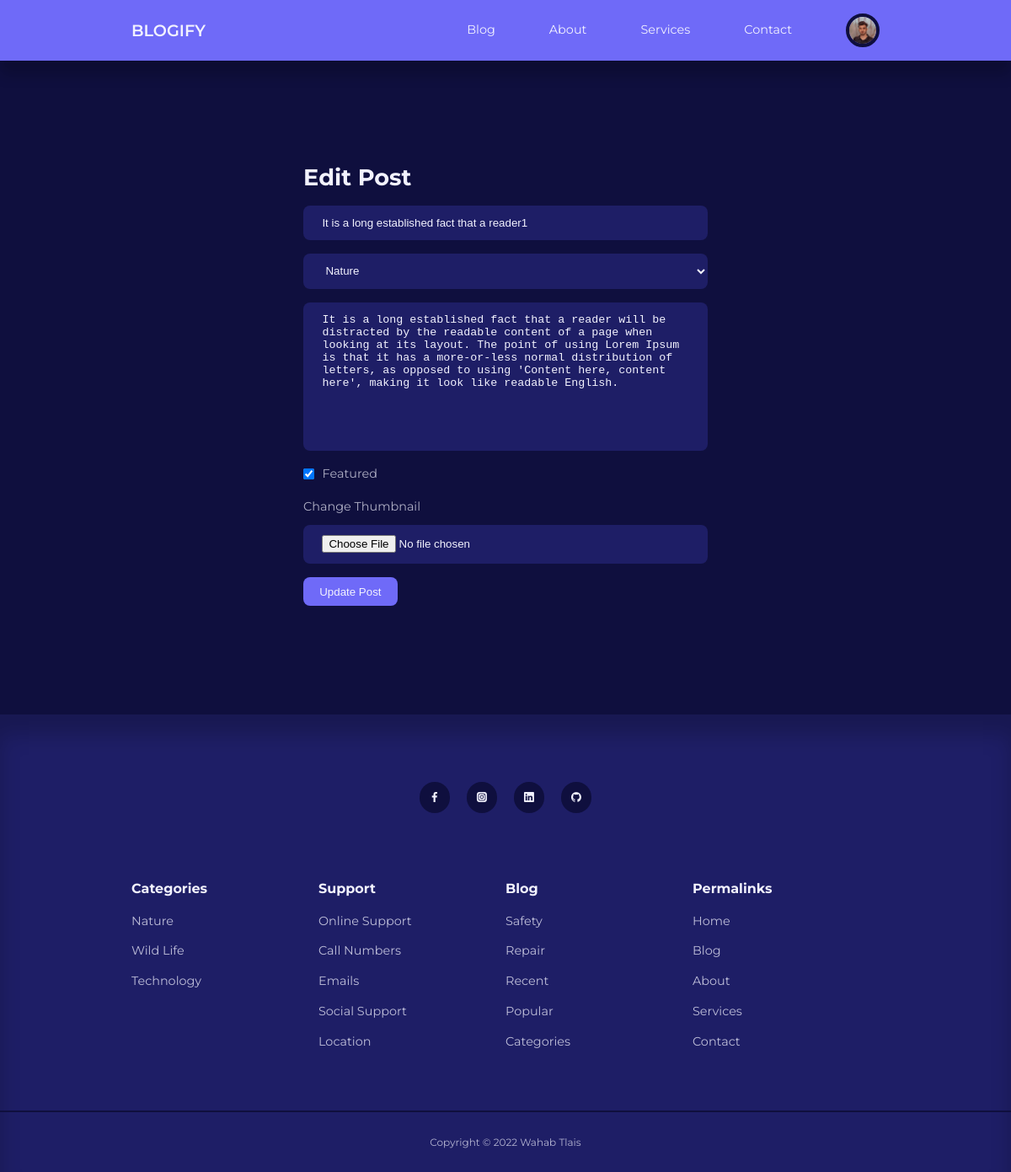
/admin/edit-post.php?id=31 (signed in), run on the app's committed database.
### tables this page shows
CREATE TABLE IF NOT EXISTS `users` (
  `id` int(11) UNSIGNED NOT NULL AUTO_INCREMENT,
  `firstname` varchar(50) NOT NULL,
  `lastname` varchar(50) NOT NULL,
  `username` varchar(50) NOT NULL,
  `email` varchar(100) NOT NULL,
  `password` varchar(255) NOT NULL,
  `avatar` varchar(255) NOT NULL,
  `is_admin` tinyint(1) NOT NULL,
  PRIMARY KEY (`id`)
);

CREATE TABLE IF NOT EXISTS `posts` (
  `id` int(11) UNSIGNED NOT NULL AUTO_INCREMENT,
  `title` varchar(255) NOT NULL,
  `body` text NOT NULL,
  `thumbnail` varchar(255) NOT NULL,
  `date_time` timestamp NOT NULL DEFAULT CURRENT_TIMESTAMP,
  `category_id` int(11) UNSIGNED DEFAULT NULL,
  `author_id` int(11) UNSIGNED NOT NULL,
  `is_featured` tinyint(1) NOT NULL,
  PRIMARY KEY (`id`),
  KEY `FK_blog_category` (`category_id`),
  KEY `FK_blog_author` (`author_id`)
);

CREATE TABLE IF NOT EXISTS `categories` (
  `id` int(11) NOT NULL AUTO_INCREMENT,
  `title` varchar(255) NOT NULL,
  `description` varchar(2000) NOT NULL,
  PRIMARY KEY (`id`)
);

### admin/partials/header.php (called while the page is built, shortened)
<?php
require '../partials/header.php';

### admin/edit-post.php (the view, shortened to what this page needs)
<?php
include 'partials/header.php';
$category_query = "SELECT * FROM categories";
$categories = mysqli_query($connection, $category_query);
if (isset($_GET['id'])) {
    $id = filter_var($_GET['id'], FILTER_SANITIZE_NUMBER_INT);
    $query = "SELECT * FROM posts WHERE id=$id";
    $result = mysqli_query($connection, $query);
    $post = mysqli_fetch_assoc($result);
} else {
    header('location: ' . ROOT_URL . 'admin/');
    die();
}
?>
<section class="form-section add-post-conatiner">
    <div class="container form-section-container">
        <h2>Edit Post</h2>
        <form action="<?= ROOT_URL ?>admin/edit-post-logic.php" enctype="multipart/form-data" method="POST">
            <input type="text" name="title" value="<?= $post['title'] ?>" placeholder="Title" />
            <select name="category">
                <?php while ($category = mysqli_fetch_assoc($categories)) : ?>
                <option value="<?= $category['id'] ?>"><?= $category['title'] ?></option>
                <?php endwhile ?>
            </select>
            <textarea rows="10" name="body" placeholder="Body"><?= $post['body'] ?></textarea>
            <div class="form-control inline">
                <input type="checkbox" name="is_featured" id="is-featured" value="1" checked>
                <label for="is-featured">Featured</label>
            </div>
            <div class="form-control">
                <label for="thumbnail">Change Thumbnail</label>
                <input type="file" name="thumbnail" id="thumbnail">
            </div>
            <button type="submit" name="submit" class="btn">Update Post</button>
        </form>
    </div>
</section>
<?php
include '../partials/footer.php';
?>

### partials/header.php (shortened to what this page needs)
<?php
require 'config/database.php';
if (isset($_SESSION['user-id'])) {
    $id = filter_var($_SESSION['user-id'], FILTER_SANITIZE_NUMBER_INT);
    $query = "SELECT avatar FROM users WHERE id=$id";
    $result = mysqli_query($connection, $query);
    $avatar = mysqli_fetch_assoc($result);
}
?>
<!DOCTYPE html>
<html lang="en">
<head>
    <link rel="stylesheet" href="<?= ROOT_URL ?>css/style.css" />
    <link rel="stylesheet" href="https://unicons.iconscout.com/release/v4.0.0/css/line.css" />
</head>
<body>
    <nav>
        <div class="container nav-container">
            <a href="<?= ROOT_URL ?>" class="nav-logo">BLOGIFY</a>
            <ul class="nav-items">
                <li><a href="<?= ROOT_URL ?>blog.php">Blog</a></li>
                <li><a href="<?= ROOT_URL ?>about.php">About</a></li>
                <li><a href="<?= ROOT_URL ?>services.php">Services</a></li>
                <li><a href="<?= ROOT_URL ?>contact.php">Contact</a></li>
                <?php if (isset($_SESSION['user-id'])) : ?>
                    <li class="nav-profile">
                        <div class="avatar">
                            <img src="<?= ROOT_URL . 'images/' . $avatar['avatar'] ?>" />
                        </div>
                    </li>
                <?php else : ?>
                    <li><a href="<?= ROOT_URL ?>signin.php">Signin</a></li>
                <?php endif ?>
            </ul>
        </div>
    </nav>

### partials/footer.php (shortened to what this page needs)
<?php
$all_categories_query = "SELECT * FROM categories";
$all_categories = mysqli_query($connection, $all_categories_query);
?>
<footer>
    <div class="footer-socials">
        <a href="#" target="_blank"><i class="uil uil-facebook-f"></i></a>
        <a href="#" target="_blank"><i class="uil uil-instagram-alt"></i></a>
        <a href="#" target="_blank"><i class="uil uil-linkedin"></i></a>
        <a href="#" target="_blank"><i class="uil uil-github"></i></a>
    </div>
    <div class="container footer-container">
        <article>
            <h4>Categories</h4>
            <?php while ($category = mysqli_fetch_assoc($all_categories)) : ?>
            <ul>
                <li><a href="<?= ROOT_URL ?>category-posts.php?id=<?= $category['id'] ?>"><?= $category['title'] ?></a>
                </li>
            </ul>
            <?php endwhile ?>
        </article>
        <article>
            <h4>Support</h4>
            <ul>
                <li><a href="">Online Support</a></li>
                <li><a href="">Call Numbers</a></li>
                <li><a href="">Emails</a></li>
                <li><a href="">Social Support</a></li>
                <li><a href="">Location</a></li>
            </ul>
        </article>
        <article>
            <h4>Blog</h4>
            <ul>
                <li><a href="">Safety</a></li>
                <li><a href="">Repair</a></li>
                <li><a href="">Recent</a></li>
                <li><a href="">Popular</a></li>
                <li><a href="">Categories</a></li>
            </ul>
        </article>
        <article>
            <h4>Permalinks</h4>
            <ul>
                <li><a href="index.php">Home</a></li>
                <li><a href="blog.php">Blog</a></li>
                <li><a href="about.php">About</a></li>
                <li><a href="services.php">Services</a></li>
                <li><a href="contact.php">Contact</a></li>
            </ul>
        </article>
    </div>
    <div class="footer-copyright">
        <small>Copyright &copy; 2022 Wahab Tlais</small>
    </div>
</footer>
</body>
</html>

### css/style.css (style rules this page uses)
:root { --color-primary: #6f6af8; --color-primary-light: hsl(242, 91%, 18%); --color-primary-variant: #5854c7; --color-red: #da0f3f; --color-red-light: hsl(346, 87%, 46%, 15%); --color-green: #00c476; --color-green-light: hsl(156, 100%, 38%, 15%); --color-gray-900: #1e1e66; --color-gray-700: #2d2b7c; --color-gray-300: rgba(242, 242, 254, 0.3); --color-gray-200: rgba(242, 242, 254, 0.7); --color-white: #f2f2fe; --color-bg: #0f0f3e; --transition: all 300ms ease; --container-width-lg: 74%; --container-width-md: 88%; --form-width: 40%; --card-border-radius-1: 0.3rem; --card-border-radius-2: 0.5rem; --card-border-radius-3: 0.8rem; --card-border-radius-4: 2rem; --card-border-radius-5: 5rem; }
* { margin: 0; padding: 0; outline: 0; border: 0; appearance: 0; list-style: none; text-decoration: none; box-sizing: border-box; }
body { font-family: "Montserrat", sans-serif; line-height: 1.6; color: var(--color-gray-200); overflow-x: hidden; background: var(--color-bg); font-size: 0.9rem; }
.container { width: var(--container-width-lg); max-width: 1800px; margin-inline: auto; }
section { margin-top: 3rem; width: 100vw; }
h1, h2, h3, h4, h5 { color: var(--color-white); line-height: 1.3; }
h2 { font-size: 1.7rem; margin: 1rem 0; }
h4 { font-size: 1rem; }
a { color: var(--color-white); transition: var(--transition); }
img { display: block; width: 100%; object-fit: cover; }
nav { background: var(--color-primary); width: 100vw; height: 4.5rem; position: fixed; top: 0; z-index: 10; box-shadow: 0 1rem 1rem rgba(0, 0, 0, 0.2); }
.nav-container { height: 100%; display: flex; align-items: center; justify-content: space-between; }
.avatar { width: 2.5rem; height: 2.5rem; border-radius: 50%; overflow: hidden; border: 0.3rem solid var(--color-bg); }
.nav-logo { font-weight: 600; font-size: 1.2rem; }
.nav-items { display: flex; align-items: center; gap: 4rem; }
.nav-profile { position: relative; cursor: pointer; }
footer { background: var(--color-gray-900); padding: 5rem 0 0; box-shadow: inset 0 1.5rem 1.5rem rgba(0, 0, 0, 0.2); }
.footer-socials { margin-inline: auto; width: fit-content; margin-bottom: 5rem; display: flex; justify-content: space-between; align-items: center; gap: 1.2rem; }
.footer-socials a { background: var(--color-bg); border-radius: 50%; width: 2.3rem; height: 2.3rem; display: flex; align-items: center; justify-content: center; }
.footer-container { display: grid; grid-template-columns: repeat(4, 1fr); }
footer h4 { color: var(--color-white); margin-bottom: 0.6rem; }
footer ul li { padding: 0.4rem 0; }
footer ul a { opacity: 0.75; }
.footer-copyright { text-align: center; padding: 1.5rem 0; border-top: 2px solid var(--color-bg); margin-top: 4rem; }
.btn { display: inline-block; width: fit-content; padding: 0.6rem 1.2rem; background-color: var(--color-primary); border-radius: var(--card-border-radius-2); cursor: pointer; transition: var(--transition); color: var(--color-white); }
.form-section { display: grid; place-items: center; height: 100vh; }
.form-section-container { width: var(--form-width); }
form { display: flex; flex-direction: column; gap: 1rem; }
.form-control { display: flex; flex-direction: column; gap: 0.6rem; }
.form-control.inline { flex-direction: row; align-items: center; }
input, textarea, select { padding: 0.8rem 1.4rem; background-color: var(--color-gray-900); border-radius: var(--card-border-radius-2); resize: none; color: var(--color-white); }

### data on the page
users: avatar (picture)
posts: title "It is a long established fact that a reader1", body "It is a long established fact that a reader will be distracted by the readable content of a page when looking at its layout. The point of using Lorem Ipsum is that it has a more-or-less normal distribution of letters, as opposed to using 'Content here, content here', making it look like readable English."
categories: title "Nature"
categories: title "Wild Life"
categories: title "Technology"

### other printed values
form field category "Nature"
